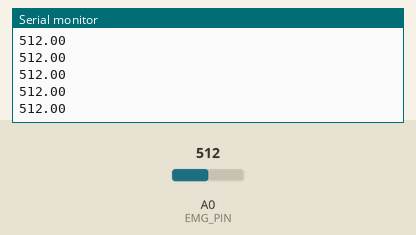
The sketch below on a simulated Arduino Uno, built with avr-gcc and run on an emulated ATmega328P. On the bench: the last lines printed to the serial monitor. Inputs (shaded band) come from the test bench; at power-on: A0 (EMG_PIN) = 512.

Above: at 1.2 s.
1.3 s: A0 (EMG_PIN) set to 716
At 1.31 s:
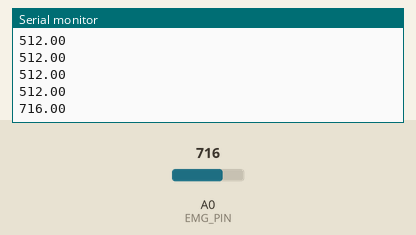
2.8 s: A0 (EMG_PIN) set to 900
At 2.81 s:
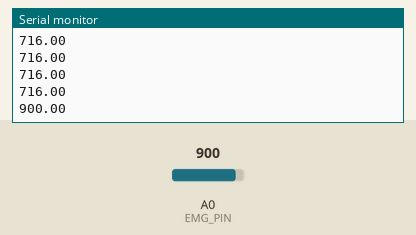
Timing chart, 0 to 5.8 s (numbered marks = the images above; inputs shaded):
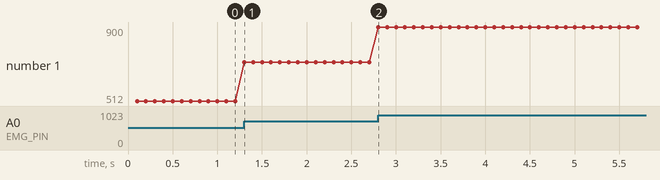

The sketch:

ArduinoDatalogger.ino
```cpp
#include <Wire.h>
//#include <MPU6050.h>
#define EMG_PIN 0
//MPU6050 mpu;
#define umbral 250
//double accelX = 0, accelY =0, accelZ;
//double gyroX = 0, gyroY =0, gyroZ;
double valor;
unsigned long lastTime = 0, sampleTime = 100;

void setup() {
  Serial.begin(115200);

  while(!analogRead(EMG_PIN))
  {
    delay(100);
  }
}

void loop() {

  if(millis()-lastTime>=sampleTime)
  {
    lastTime = millis();
valor = analogRead(EMG_PIN);
Serial.println(valor);

/*    Vector normAccel = mpu.readNormalizeAccel();
    Vector normGyro = mpu.readNormalizeGyro();
    accelX = normAccel.XAxis;
    accelY = normAccel.YAxis;
    accelZ = normAccel.ZAxis;
    gyroX = normGyro.XAxis;
    gyroY = normGyro.YAxis;
    gyroZ = normGyro.ZAxis;

    Serial.println(accelX);
    Serial.println(accelY);
    Serial.println(accelZ);
//    Serial.println(gyroX);
//    Serial.println(gyroY);
//    Serial.println(gyroZ);
  */
  }
}
```

Measured:
- after the input at 1.3 s, the serial monitor: prints a new line at once (image 1)
- after the input at 2.8 s, the serial monitor: prints a new line at once (image 2)
- plotted number 1: 512 → 716 after the input at 1.3 s, 716 → 900 after the input at 2.8 s
